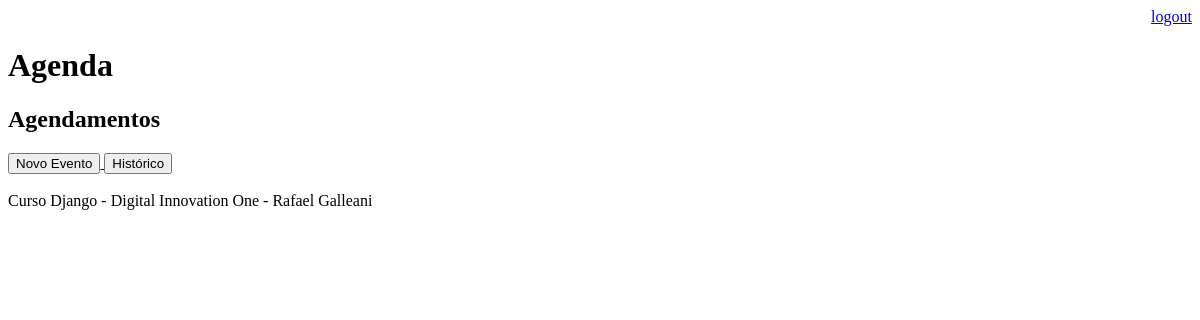
Before: /agenda/ with the older database file.
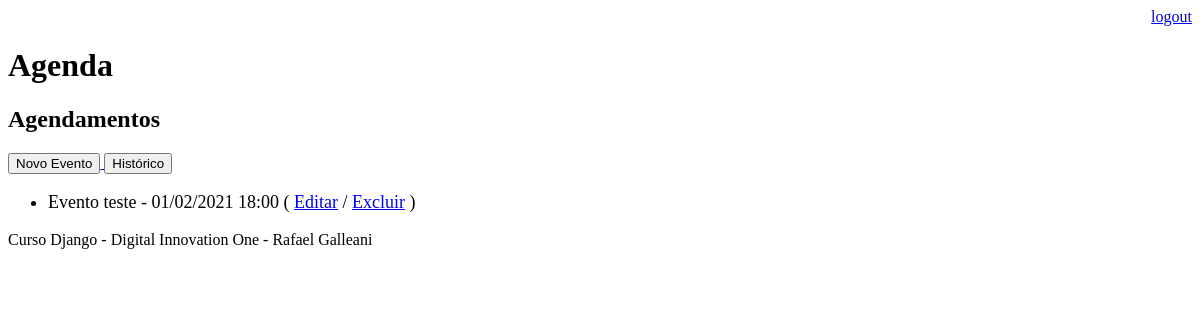
After: the same page with the newer database file.
### core/models.py (models this page shows, shortened)
class Evento(models.Model):
    titulo = models.CharField(max_length=100)
    descricao = models.TextField(blank=True, null=True)
    data_evento = models.DateTimeField(verbose_name='Data do evento')
    data_criacao = models.DateTimeField(auto_now=True)
    usuario = models.ForeignKey(User, on_delete=models.CASCADE)
    class Meta:
        db_table = 'evento'
    def get_data_evento(self):
        return self.data_evento.strftime('%d/%m/%Y %H:%M')

### core/views.py (the view)
# urls.py: path('agenda/', views.lista_eventos),
def lista_eventos(request):
    eventos = Evento.objects.all()
    response = {'eventos': eventos}
    return render(request, 'agenda.html', response)

### templates/agenda.html
{% extends "page.html" %}
{% block content %}
    <h2>Agendamentos</h2>
    <a href="evento/">
        <button type="button">Novo Evento</button>
    </a>
    <a href="historico/">
        <button type="button">Histórico</button>
    </a>
    <ul style="font-size: 18px">
        {% for evento in eventos %}
            <li>
                <div>
                    {{ evento.titulo }} - {{ evento.get_data_evento }}
                    ( <a href="evento/?id={{ evento.id }}">Editar</a>
                    / <a href="evento/delete/{{ evento.id }}/">Excluir</a> )
                </div>
            </li>
        {% endfor %}
    </ul>
{% endblock %}

Changed rows visible on the page:
added Evento: titulo "Evento teste", get_data_evento "01/02/2021 18:00"
